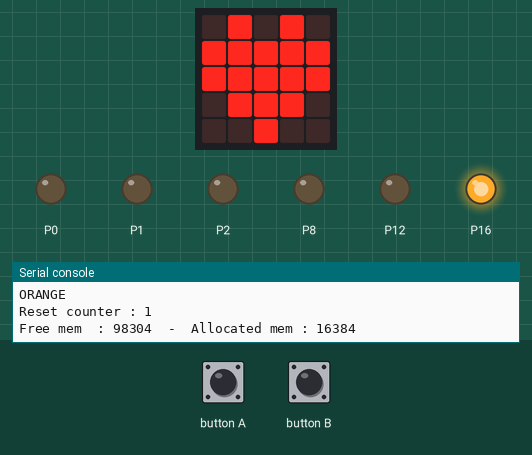
This program was run on a simulated BBC micro:bit running MicroPython. Parts: the board's 5×5 LED display, output pins drawn as LEDs (lit = HIGH), the last lines printed to the serial console. The inputs (shaded band) are chosen by the test bench. Random numbers come from a fixed seed.

Above: at 0.6 s.
At 1.2 s:
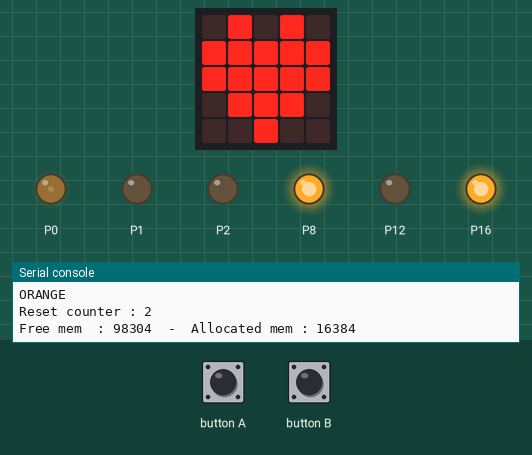
1.3 s: button A pressed for 0.15 s
At 2.5 s:
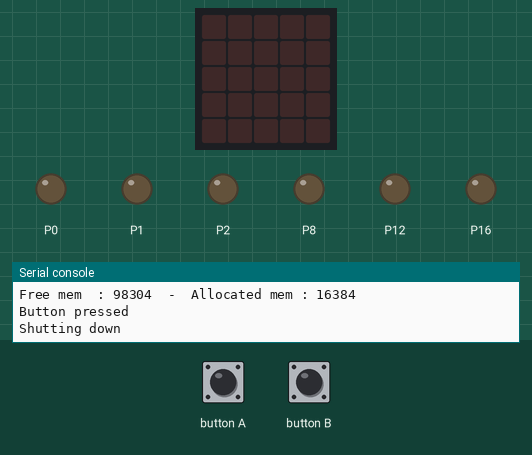
Timing chart, 0 to 4.3 s (numbered marks = the images above; inputs shaded):
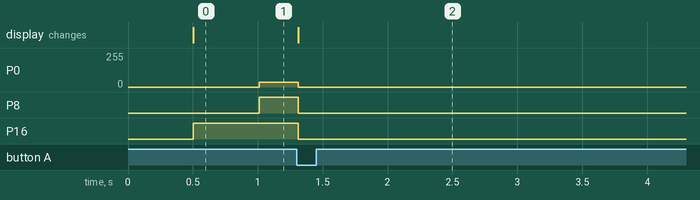

The program:

xmas.py
```python
from microbit import *
import random
import gc

#G=Green leds => 47 Ohm => Digital 12
#O=Orange leds => 47 Ohm => Digital 16
#R=Red leds => 47 Ohm => Digital 8
#A=RGB led => Red pin:Analog 0, Green pin:Analog 1, Blue pin:Analog 2, Common=>47 Ohm=>Ground

#G---R
#-O---
#--A--
#---O-
#R---G

greeting = [Image.HEART, Image.HEART, Image.HEART, "X", "X", "X", "-", "-", "M", "A", "S", " ", " ",
            Image.XMAS, Image.XMAS, " ", Image.XMAS, Image.XMAS, " ", Image.XMAS, Image.XMAS, " ", Image.XMAS, Image.XMAS, " "]

debug = 1

def light(red=0, green=0, orange=0):
    #RESET the center RGB led
    pin0.write_analog(0)
    pin1.write_analog(0)
    pin2.write_analog(0)

    if (red):
        pin8.write_digital(1)
        pin0.write_analog(150)
        if (debug): print("RED")
    else:
        pin8.write_digital(0)
        pin0.write_analog(0)
    if (green):
        pin12.write_digital(1)
        pin1.write_analog(50)
        if (debug): print("GREEN")
    else:
        pin12.write_digital(0)
        pin1.write_analog(0)
    if (orange):
        pin16.write_digital(1)
        if (debug): print("ORANGE")
    else:
        pin16.write_digital(0)

    if (not (green or red or orange)):
        pin2.write_analog(200)


loop_counter = 0
loop_stop = 50
greeting_counter = 0
greeting_length = len(greeting)
reset_counter = 0
green = 0
red = 0
orange = 0
while True:
    loop_counter += 1
    if button_a.is_pressed() or button_b.is_pressed():
        if (debug): print("Button pressed")
        break
    elif (loop_counter == loop_stop):
        #Generate random colors
        green=random.randint(0,1)
        red=random.randint(0,1)
        orange=random.randint(0,1)

        #Light them up
        light(red, green, orange)
        #Increment counter for greeting list
        greeting_counter += 1
        if (greeting_counter >= greeting_length):
            greeting_counter = 0
        #Display greeting
        display.show(greeting[greeting_counter])

    else:
        sleep(10)
        if (gc.mem_free()<1000):
            gc.collect()


    if (loop_counter > loop_stop):
        loop_counter=0
        gc.collect()
        if (debug):
            reset_counter += 1
            print("Reset counter : %d" % reset_counter)
            print("Free mem  : {}  -  Allocated mem : {}".format(gc.mem_free(), gc.mem_alloc()))

if (debug): print("Shutting down")
light(0,0,0)
pin2.write_analog(0)
display.clear()
```
